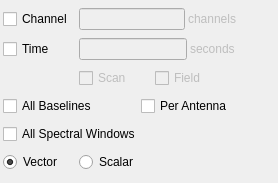
<?xml version="1.0" encoding="UTF-8"?>
<ui version="4.0">
 <class>AveragingWidget</class>
 <widget class="QWidget" name="AveragingWidget">
  <property name="geometry">
   <rect>
    <x>0</x>
    <y>0</y>
    <width>278</width>
    <height>183</height>
   </rect>
  </property>
  <property name="sizePolicy">
   <sizepolicy hsizetype="Preferred" vsizetype="Fixed">
    <horstretch>0</horstretch>
    <verstretch>0</verstretch>
   </sizepolicy>
  </property>
  <property name="windowTitle">
   <string>Averaging Widget</string>
  </property>
  <layout class="QGridLayout">
   <property name="margin">
    <number>3</number>
   </property>
   <property name="spacing">
    <number>3</number>
   </property>
   <item row="3" column="0" colspan="3">
    <layout class="QHBoxLayout">
     <property name="spacing">
      <number>3</number>
     </property>
     <item>
      <widget class="QCheckBox" name="baseline">
       <property name="text">
        <string>All Baselines</string>
       </property>
      </widget>
     </item>
     <item>
      <widget class="QCheckBox" name="antenna">
       <property name="text">
        <string>Per Antenna</string>
       </property>
      </widget>
     </item>
    </layout>
   </item>
   <item row="1" column="0">
    <widget class="QCheckBox" name="time">
     <property name="text">
      <string>Time</string>
     </property>
    </widget>
   </item>
   <item row="0" column="2">
    <layout class="QHBoxLayout">
     <property name="spacing">
      <number>3</number>
     </property>
     <item>
      <widget class="QLineEdit" name="channelValue">
       <property name="enabled">
        <bool>false</bool>
       </property>
      </widget>
     </item>
     <item>
      <widget class="QLabel" name="channelLabel">
       <property name="enabled">
        <bool>false</bool>
       </property>
       <property name="text">
        <string>channels</string>
       </property>
      </widget>
     </item>
     <item>
      <spacer>
       <property name="orientation">
        <enum>Qt::Horizontal</enum>
       </property>
       <property name="sizeHint" stdset="0">
        <size>
         <width>40</width>
         <height>20</height>
        </size>
       </property>
      </spacer>
     </item>
    </layout>
   </item>
   <item row="0" column="0">
    <widget class="QCheckBox" name="channel">
     <property name="text">
      <string>Channel</string>
     </property>
    </widget>
   </item>
   <item row="1" column="2">
    <layout class="QHBoxLayout">
     <property name="spacing">
      <number>3</number>
     </property>
     <item>
      <widget class="QLineEdit" name="timeValue">
       <property name="enabled">
        <bool>false</bool>
       </property>
      </widget>
     </item>
     <item>
      <widget class="QLabel" name="timeLabel">
       <property name="enabled">
        <bool>false</bool>
       </property>
       <property name="text">
        <string>seconds</string>
       </property>
      </widget>
     </item>
     <item>
      <spacer>
       <property name="orientation">
        <enum>Qt::Horizontal</enum>
       </property>
       <property name="sizeHint" stdset="0">
        <size>
         <width>40</width>
         <height>20</height>
        </size>
       </property>
      </spacer>
     </item>
    </layout>
   </item>
   <item row="2" column="2">
    <layout class="QHBoxLayout">
     <item>
      <widget class="QCheckBox" name="scan">
       <property name="enabled">
        <bool>false</bool>
       </property>
       <property name="text">
        <string>Scan</string>
       </property>
      </widget>
     </item>
     <item>
      <spacer>
       <property name="orientation">
        <enum>Qt::Horizontal</enum>
       </property>
       <property name="sizeType">
        <enum>QSizePolicy::Fixed</enum>
       </property>
       <property name="sizeHint" stdset="0">
        <size>
         <width>20</width>
         <height>20</height>
        </size>
       </property>
      </spacer>
     </item>
     <item>
      <widget class="QCheckBox" name="field">
       <property name="enabled">
        <bool>false</bool>
       </property>
       <property name="text">
        <string>Field</string>
       </property>
      </widget>
     </item>
     <item>
      <spacer>
       <property name="orientation">
        <enum>Qt::Horizontal</enum>
       </property>
       <property name="sizeHint" stdset="0">
        <size>
         <width>40</width>
         <height>20</height>
        </size>
       </property>
      </spacer>
     </item>
    </layout>
   </item>
   <item row="4" column="0" colspan="3">
    <widget class="QCheckBox" name="spw">
     <property name="text">
      <string>All Spectral Windows</string>
     </property>
    </widget>
   </item>
   <item row="5" column="2">
    <widget class="QRadioButton" name="scalarRadio">
     <property name="text">
      <string>Scalar</string>
     </property>
    </widget>
   </item>
   <item row="5" column="0">
    <widget class="QRadioButton" name="vectorRadio">
     <property name="text">
      <string>Vector</string>
     </property>
     <property name="checked">
      <bool>true</bool>
     </property>
    </widget>
   </item>
  </layout>
 </widget>
 <resources/>
 <connections>
  <connection>
   <sender>channel</sender>
   <signal>toggled(bool)</signal>
   <receiver>channelValue</receiver>
   <slot>setEnabled(bool)</slot>
   <hints>
    <hint type="sourcelabel">
     <x>13</x>
     <y>18</y>
    </hint>
    <hint type="destinationlabel">
     <x>82</x>
     <y>16</y>
    </hint>
   </hints>
  </connection>
  <connection>
   <sender>channel</sender>
   <signal>toggled(bool)</signal>
   <receiver>channelLabel</receiver>
   <slot>setEnabled(bool)</slot>
   <hints>
    <hint type="sourcelabel">
     <x>19</x>
     <y>23</y>
    </hint>
    <hint type="destinationlabel">
     <x>179</x>
     <y>15</y>
    </hint>
   </hints>
  </connection>
  <connection>
   <sender>time</sender>
   <signal>toggled(bool)</signal>
   <receiver>timeValue</receiver>
   <slot>setEnabled(bool)</slot>
   <hints>
    <hint type="sourcelabel">
     <x>13</x>
     <y>47</y>
    </hint>
    <hint type="destinationlabel">
     <x>159</x>
     <y>46</y>
    </hint>
   </hints>
  </connection>
  <connection>
   <sender>time</sender>
   <signal>toggled(bool)</signal>
   <receiver>timeLabel</receiver>
   <slot>setEnabled(bool)</slot>
   <hints>
    <hint type="sourcelabel">
     <x>39</x>
     <y>47</y>
    </hint>
    <hint type="destinationlabel">
     <x>214</x>
     <y>46</y>
    </hint>
   </hints>
  </connection>
  <connection>
   <sender>time</sender>
   <signal>toggled(bool)</signal>
   <receiver>scan</receiver>
   <slot>setEnabled(bool)</slot>
   <hints>
    <hint type="sourcelabel">
     <x>46</x>
     <y>47</y>
    </hint>
    <hint type="destinationlabel">
     <x>128</x>
     <y>69</y>
    </hint>
   </hints>
  </connection>
  <connection>
   <sender>time</sender>
   <signal>toggled(bool)</signal>
   <receiver>field</receiver>
   <slot>setEnabled(bool)</slot>
   <hints>
    <hint type="sourcelabel">
     <x>59</x>
     <y>47</y>
    </hint>
    <hint type="destinationlabel">
     <x>211</x>
     <y>69</y>
    </hint>
   </hints>
  </connection>
 </connections>
</ui>
